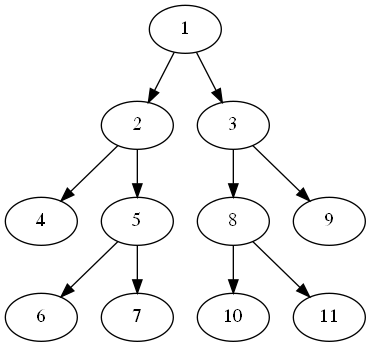

Reproduce this figure in Python.
import pygraphviz as pgv

A = pgv.AGraph(directed=True,strict=True)
A.add_edge(1,2)
A.add_edge(1,3)
A.add_edge(2,4)
A.add_edge(2,5)
A.add_edge(5,6)
A.add_edge(5,7)
A.add_edge(3,8)
A.add_edge(3,9)
A.add_edge(8,10)
A.add_edge(8,11)
A.graph_attr['epsilon']='0.01'
print(A.string())
A.write('test.dot')
A.layout('dot')
A.draw('test.png')
